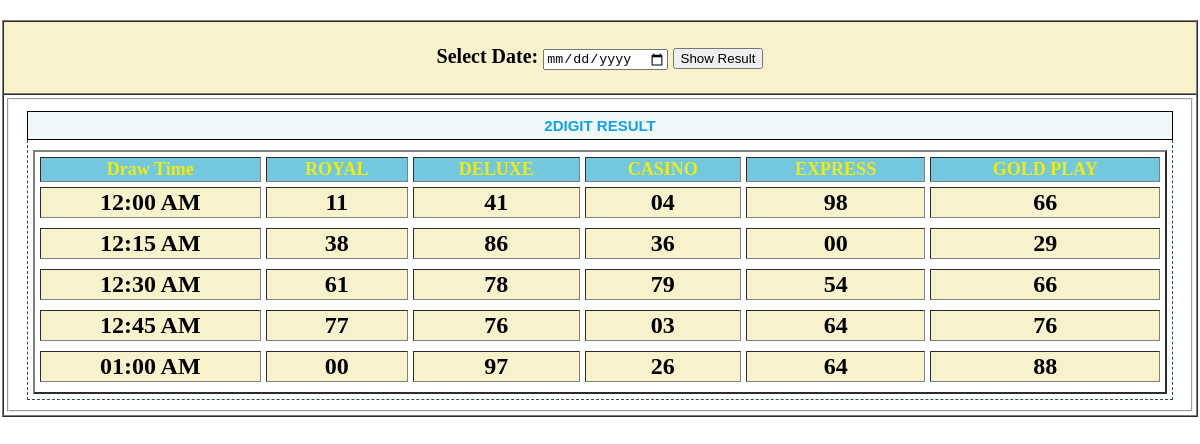
The page /result on the database its author committed.
### draws/models.py (models this page shows, shortened)
class DrawResult(models.Model):
    date = models.DateField()
    time = models.TimeField()
    royal = models.PositiveSmallIntegerField(
        validators=[MinValueValidator(0), MaxValueValidator(99)]
    )
    deluxe = models.PositiveSmallIntegerField(
        validators=[MinValueValidator(0), MaxValueValidator(99)]
    )
    casino = models.PositiveSmallIntegerField(
        validators=[MinValueValidator(0), MaxValueValidator(99)]
    )
    express = models.PositiveSmallIntegerField(
        validators=[MinValueValidator(0), MaxValueValidator(99)]
    )
    gold_play = models.PositiveSmallIntegerField(
        validators=[MinValueValidator(0), MaxValueValidator(99)]
    )
    name = models.CharField(max_length=100, default='laxmi')

### draws/views.py (the view)
# urls.py: path('result', views.draw_results, name='draw_results'),
def draw_results(request):
    selected_date = request.GET.get('date')
    current_datetime = datetime.now()
    if selected_date:
        try:
            selected_date = datetime.strptime(selected_date, '%Y-%m-%d').date()
        except ValueError:
            return render(request, 'draws/results.html', {
                'error': 'Invalid date format. Use YYYY-MM-DD.',
                'table_data': {},
                'selected_date': selected_date,
            })
        if selected_date == current_datetime.date():
            results = DrawResult.objects.filter(date=selected_date, time__lte=current_datetime.time())
        else:
            results = DrawResult.objects.filter(date=selected_date, date__lte=current_datetime.date())
    else:
        results = DrawResult.objects.filter(date=current_datetime.date(), time__lte=current_datetime.time())
    table_data = {}
    for result in results:
        time_str = result.time.strftime("%I:%M %p")  # Format time as AM/PM
        table_data[time_str] = {
            'royal': f"{result.royal:02}",
            'deluxe': f"{result.deluxe:02}",
            'casino': f"{result.casino:02}",
            'express': f"{result.express:02}",
            'gold_play': f"{result.gold_play:02}",
        }
    data = {
        'table_data': table_data,
        'selected_date': selected_date,
    }
    return render(request, 'draws/Shreelaxmilucky-Results.html', data)

### draws/templates/draws/Shreelaxmilucky-Results.html (shortened to what this page needs)
{% load static %}
<!DOCTYPE html PUBLIC "-//W3C//DTD XHTML 1.0 Transitional//EN" "http://www.w3.org/TR/xhtml1/DTD/xhtml1-transitional.dtd">
<html xmlns="http://www.w3.org/1999/xhtml">
<head id="Head1">
</head>
<body style="margin: 0">
    <br>
    <div id="UpdatePanel1">
        <table style="width: 1200px;" align="center" border="0" cellpadding="0">
            <tbody>
                <tr>
                    <td valign="top">
                        <table style="width: 100%; height: auto" align="center" border="1" cellpadding="0" cellspacing="0">
                            <tbody>
                                <tr>
                                    <td align="center" valign="top" style="color: Black; background-color: #f7f2cb; font-weight: bold;
                                    font-size: 20px;">
                                        <br>
                                        <form method="get">
                                            <label for="date">Select Date:</label>
                                            <input type="date" id="date" name="date" value="{{ selected_date }}">
                                            <button type="submit" class="btn btn-primary">Show Result</button>
                                        </form>
                                        <br>
                                    </td>
                                </tr>
                                <tr>
                                    <td align="center" valign="top">
                                        <table style="width: 100%" border="0" cellspacing="0">
                                            <tbody>
                                                <tr>
                                                    <td>
                                                    </td>
                                                </tr>
                                                <tr>
                                                    <td valign="top" style="width: 80%" align="center">
                                                        <fieldset>
                                                            <div id="MyAccordion" class="accordion" style="height: auto; overflow: auto;">
                                                                <div id="AccordionPane4_header" class="accordionHeader">
                                                                    <a href="#" onclick="return false;" class="ancher">2Digit Result </a>
                                                                </div>
                                                                <div style="height: auto; overflow: auto; display: block;">
                                                                    <div id="AccordionPane4_content" class="accordionContent" style="display: block;height: auto;overflow: auto;">
                                                                        <table style="width:100%" border="2" cellspacing="5">
                                                                            <tbody>
                                                                                <tr>
                                                                                    <td class="result">Draw Time</td>
                                                                                    <td class="result">ROYAL</td>
                                                                                    <td class="result">DELUXE</td>
                                                                                    <td class="result">CASINO</td>
                                                                                    <td class="result">EXPRESS</td>
                                                                                    <td class="result">GOLD PLAY</td>
                                                                                </tr>
                                                                                {% for time, results in table_data.items %}
                                                                                <tr>
                                                                                    <td class="resultstyle">{{ time }}</td>
                                                                                    <td class="resultstyle">{{ results.royal }}</td>
                                                                                    <td class="resultstyle">{{ results.deluxe }}</td>
                                                                                    <td class="resultstyle">{{ results.casino }}</td>
                                                                                    <td class="resultstyle">{{ results.express }}</td>
                                                                                    <td class="resultstyle">{{ results.gold_play }}</td>
                                                                                </tr>
                                                                                {% endfor %}
                                                                            </tbody>
                                                                        </table>
                                                                    </div>
                                                                </div>
                                                            </div>
                                                        </fieldset>
                                                    </td>
                                                </tr>
                                                <tr>
                                                    <td align="center">
                                                    </td>
                                                </tr>
                                            </tbody>
                                        </table>
                                    </td>
                                </tr>
                            </tbody>
                        </table>
                    </td>
                </tr>
            </tbody>
        </table>
    </div>
</body>
</html>

### draws/templates/draws/Shreelaxmilucky-Results.html (style rules this page uses)
.accordion { width: 99%; }
.accordionHeader { border: 1px solid #000; color: #000; background-color: #f0f8fa; font-family: Arial, Sans-Serif; font-size: 45px; font-weight: bold; padding: 5px; margin-top: 5px; cursor: pointer; text-transform: uppercase; }
.accordionContent { background-color: #FFFFFF; border: 1px dashed #2F4F4F; border-top: none; padding: 5px; padding-top: 10px; }
.ancher { color: #11a0eb; font-family: Arial, Sans-Serif; font-size: 15px; font-weight: bold; cursor: pointer; text-decoration: none; }
.resultstyle { color: #000000; font-size: 24px; text-transform: capitalize; font-weight: bold; background-color: #f7f2cb; text-align: center; }
.result { color: #f0ed0d; font-family: Verdana; font-weight: bold; font-size: 18px; text-align: center; background-color: #73c7df; }

### rows shown on the page
DrawResult: time "12:00 AM", royal "11", deluxe "41", casino "04", express "98", gold_play "66"
DrawResult: time "12:15 AM", royal "38", deluxe "86", casino "36", express "00", gold_play "29"
DrawResult: time "12:30 AM", royal "61", deluxe "78", casino "79", express "54", gold_play "66"
DrawResult: time "12:45 AM", royal "77", deluxe "76", casino "03", express "64", gold_play "76"
DrawResult: time "01:00 AM", royal "00", deluxe "97", casino "26", express "64", gold_play "88"
